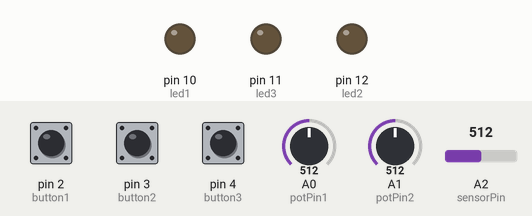
This sketch was run on a simulated Arduino Uno, built with avr-gcc and run on an emulated ATmega328P. On the bench: output pins drawn as LEDs (lit = HIGH). Inputs (shaded band) come from the test bench; at power-on: pin 2 (button1) LOW, pin 3 (button2) LOW, pin 4 (button3) LOW, A0 (potPin1) = 512, A1 (potPin2) = 512, A2 (sensorPin) = 512. MIDI output is not drawn.

Above: at 1.2 s.
1.3 s: pin 2 (button1) pulled HIGH for 0.15 s
At 1.37 s:
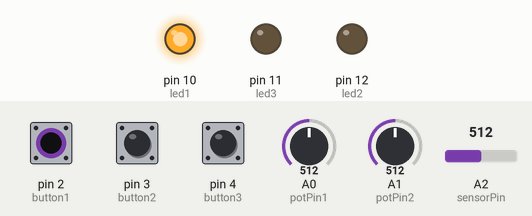
2.9 s: pin 3 (button2) pulled HIGH for 0.15 s
At 2.97 s:
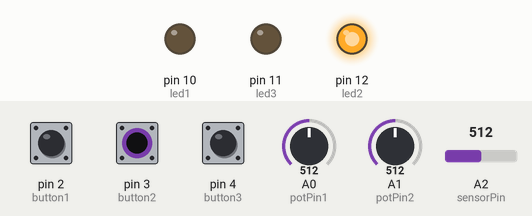
4.5 s: pin 4 (button3) pulled HIGH for 0.15 s
At 4.57 s:
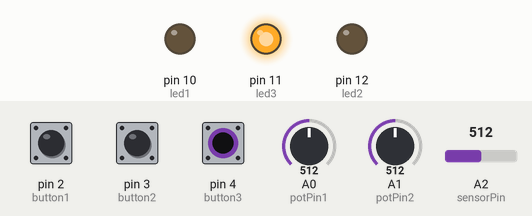
6.1 s: pin 4 (button3) pulled HIGH for 3.2 s
At 10.4 s:
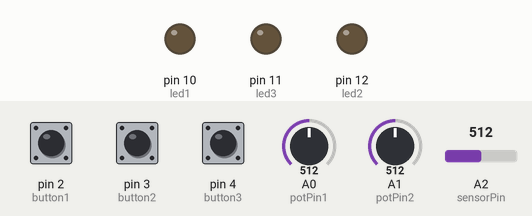
10.8 s: pin 2 (button1) pulled HIGH for 3.2 s
At 11.6 s:
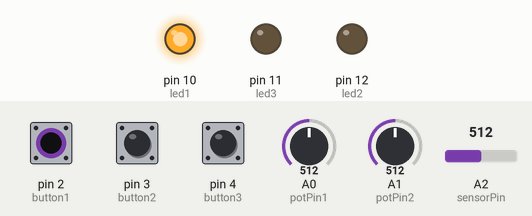
15.5 s: pin 2 (button1) driven HIGH and pin 3 (button2) driven HIGH
At 16.4 s:
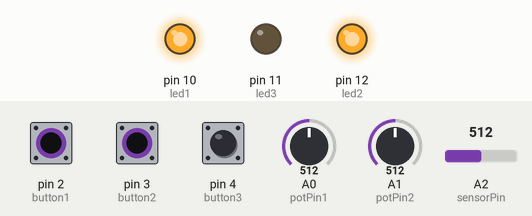
Timing chart, 0 to 18.0 s (numbered marks = the images above; inputs shaded):
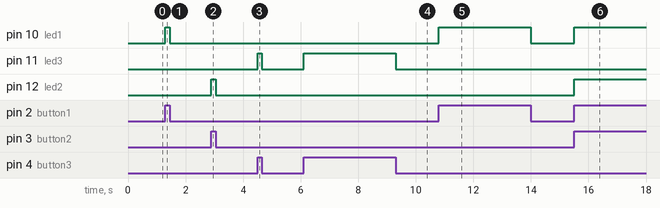

Measured:
- after the input at 1.3 s, pin 10 (led1): LOW → HIGH at once, → LOW 0.15 s later
- after the input at 2.9 s, pin 12 (led2): LOW → HIGH at once, → LOW 0.15 s later
- after the input at 4.5 s, pin 11 (led3): LOW → HIGH at once, → LOW 0.15 s later
- after the input at 6.1 s, pin 11 (led3): LOW → HIGH at once, → LOW 3.2 s later
- after the input at 10.8 s, pin 10 (led1): LOW → HIGH at once, → LOW 3.2 s later
- after the input at 15.5 s, pin 10 (led1), pin 12 (led2): LOW → HIGH at once

The sketch:

Montuino_V1.ino
```cpp
// ## Version 1 : Montuino MIDI Controller ##
// Controlador MIDI basico con 3 botones, 3 leds, dos potenciometros (10K) y sensor infrarrojo (tcrt5000).

// = = Uso del controlador = =
// Boton 1 : Envia mensaje de cambio de control MIDI modificando el valor con el potenciometro 1 [canal 4].
           // Envia nota MIDI modificando el valor de la nota con el potenciometro 1 [canal 1].
// Boton 2 : Envia mensaje de cambio de control MIDI modificando el valor con el potenciometro 2. [canal 5]
           // Envia nota MIDI modificando el valor de la nota con el potenciometro 2 [canal 2].
// Boton 3 : Envia mensaje de cambio de control MIDI modificando el valor con el sensor. [canal 6]
          // Envia nota MIDI modificando el valor de la nota con el sensor [canal 3].

#include <MIDI.h>
//Iniciando MIDI
MIDI_CREATE_DEFAULT_INSTANCE();

//Declaracion de entradas digitales
static const int button1 = 2;
static const int button2 = 3;
static const int button3 = 4;
static const int led1 = 10;
static const int led2 = 12;
static const int led3 = 11;

//Declaracion de entradas analogas
static const int potPin1 = A0;
static const int potPin2 = A1;
static const int sensorPin = A2;

//Estados de los botones
boolean currentB1State = 0;
boolean lastB1State = 0;
boolean currentB2State = 0;
boolean lastB2State = 0;
boolean currentB3State = 0;
boolean lastB3State = 0;

void setup() {

//Iniciamos canales MIDI
MIDI.begin(1);
MIDI.begin(2);
MIDI.begin(3);
MIDI.begin(4);
MIDI.begin(5);
MIDI.begin(6);
//Iniciamos Puerto Serial a 9600 baudios
Serial.begin(9600);
//Declaramos los pines como E/S
    pinMode(button1,INPUT);
    pinMode(button2,INPUT);
      pinMode(led1,OUTPUT);
      pinMode(led2,OUTPUT);
      pinMode(led3,OUTPUT);
        digitalWrite(led1,LOW);
        digitalWrite(led2,LOW);
        digitalWrite(led3,LOW);
          lastB1State = digitalRead(button1);
          lastB2State = digitalRead(button2);
}

//Funcion leer boton 1
inline void readB1()
{
  currentB1State = digitalRead(button1);
    if (currentB1State != lastB1State){
      MIDI.sendNoteOn(readPot1(), currentB1State == LOW ? 0 : 127, 1);
      digitalWrite(led1, currentB1State);
      lastB1State = currentB1State;
     }
}

// -------------------------------------

//Funcion leer boton 2
inline void readB2()
{
  currentB2State = digitalRead(button2);
    if (currentB2State != lastB2State){
      MIDI.sendNoteOn(readPot2(), currentB2State == LOW ? 0 : 127, 2);
      digitalWrite(led2, currentB2State);
      lastB2State = currentB2State;
  }
}

//Funcion leer boton 3
inline void readB3()
{
  currentB3State = digitalRead(button3);
    if (currentB3State != lastB3State){
      MIDI.sendNoteOn(readSensor(), currentB3State == LOW ? 0 : 127, 3);
      digitalWrite(led3, currentB3State);
      lastB3State = currentB3State;
  }
}

// -------------------------------------

//Funcion leer potenciometro 1
int readPot1()
{
   int potVal = analogRead(potPin1);//read data from potentiometer
   byte velocity = map(potVal, 0, 1023, 0, 127);
   return velocity;
}


// -------------------------------------

//Funcion leer potenciometro 2
int readPot2()
{
   int potVal2 = analogRead(potPin2);//read data from potentiometer
   byte velocity2 = map(potVal2, 0, 1023, 0, 127);
   return velocity2;
}

// -------------------------------------

//Funcion leer sensor
int readSensor()
{
   int sensorValue = analogRead(sensorPin);
   byte velocity3 = map(sensorValue, 0, 1023, 0 , 127);
   return velocity3;
}

// -------------------------------------

void loop()
{
  readB1();
  if (currentB1State == HIGH){MIDI.sendControlChange(16,readPot1(),4);}
  readB2();
  if (currentB2State == HIGH){MIDI.sendControlChange(16,readPot2(),5);}
  readB3();
  if (currentB3State == HIGH){MIDI.sendControlChange(16,readSensor(),6);}
 }
```
